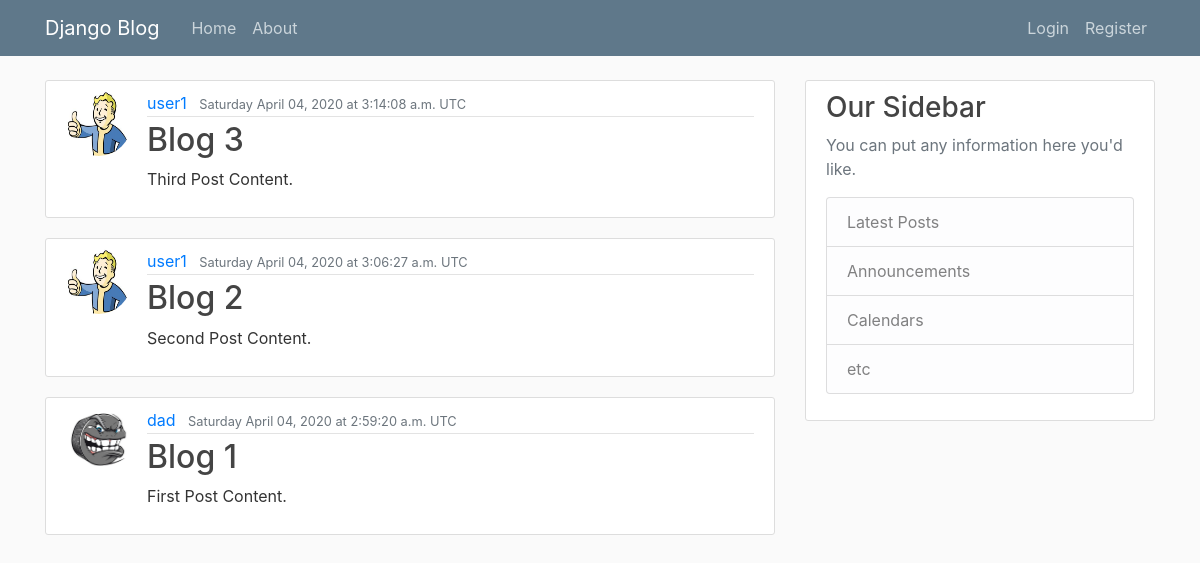
The page /blog/ on the database as committed earlier.
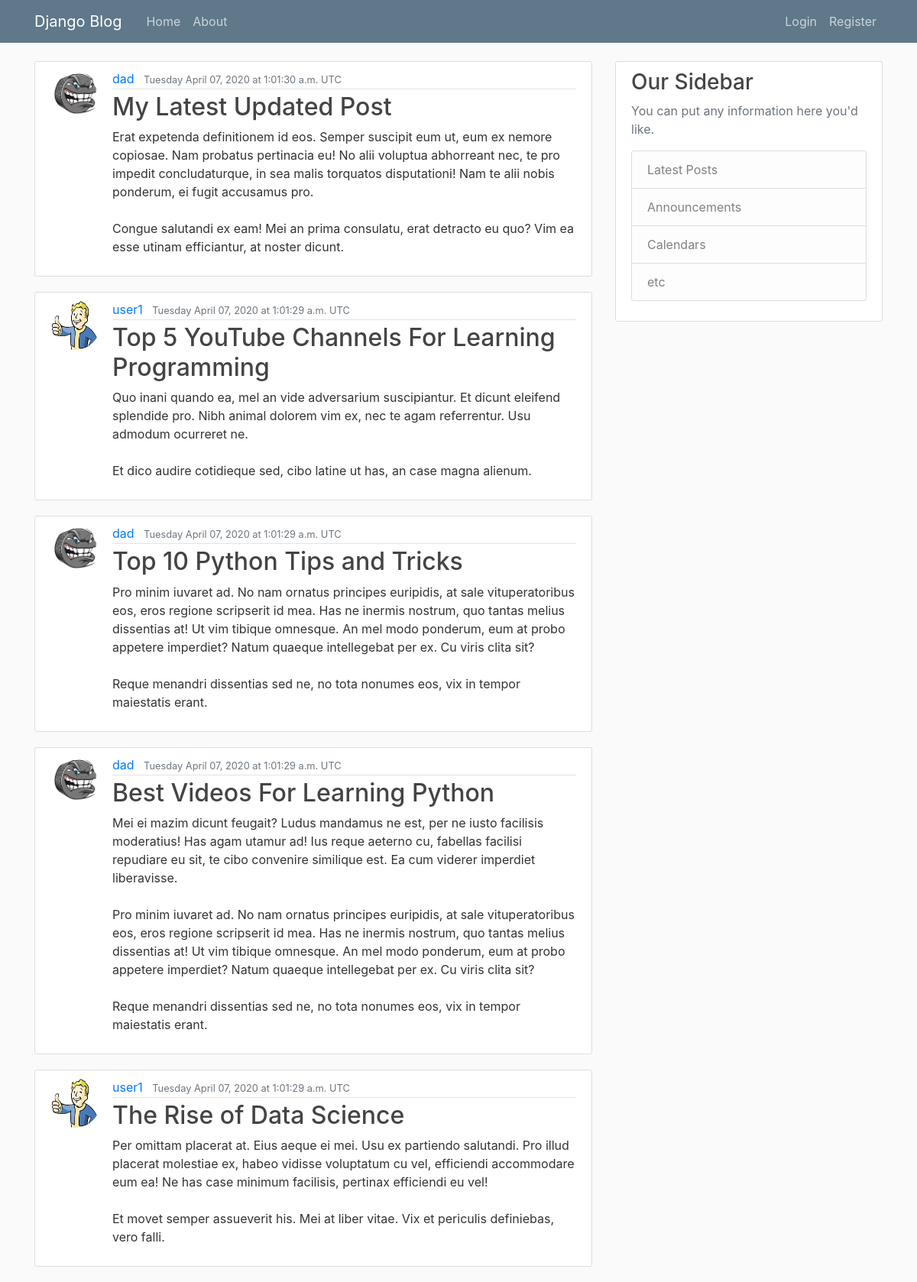
The same page on the database as committed later.
### blog/models.py (models this page shows, shortened)
class Post(models.Model):
    title = models.CharField(max_length=100)
    content = models.TextField()
    created = models.DateTimeField(auto_now_add=True) # default=timezone.now
    posted = models.DateTimeField(default=timezone.now)
    updated = models.DateTimeField(auto_now=True)
    author = models.ForeignKey(User, on_delete=models.CASCADE)

### users/models.py (models this page shows, shortened)
class Profile(models.Model):
    user = models.OneToOneField(User, on_delete=models.CASCADE)
    image = models.ImageField(default="default.jpg", upload_to="images")

### blog/views.py (the view)
# urls.py: path("", PostListView.as_view(), name="blog-home"),
class PostListView(ListView):
    model = Post
    template_name = "blog/home.html"
    context_object_name = "posts"
    ordering = ["-posted"]
    paginate_by = 5

### blog/templates/blog/home.html
{% extends "blog/base.html" %}
{% block content %}
{% for post in posts %}
<article class="media content-section">
    <img class="rounded-circle article-img" src="{{ post.author.profile.image.url }}">
    <div class="media-body">
        <div class="article-metadata">
            <a class="mr-2" href="#">{{ post.author }}</a>
            <small class="text-muted">{{ post.posted|date:"l F d, Y" }} at {{ post.posted|time:"g:i:s a T" }}</small>
        </div>
        <h2><a class="article-title" href="{% url 'post-detail' post.id %}">{{ post.title }}</a></h2>
        <p class="article-content">{{ post.content }}</p>
    </div>
</article>
{% endfor %}
{% endblock content %}

Rows that differ between the two databases and show on the page:
no longer on this page (row unchanged): Post: author.profile.image (picture), author "user1", posted "Saturday April 04, 2020", posted "3:14:08 a.m. UTC", title "Blog 3", content "Third Post Content."
no longer on this page (row unchanged): Post: author.profile.image (picture), author "user1", posted "Saturday April 04, 2020", posted "3:06:27 a.m. UTC", title "Blog 2", content "Second Post Content."
no longer on this page (row unchanged): Post: author.profile.image (picture), author "dad", posted "Saturday April 04, 2020", posted "2:59:20 a.m. UTC", title "Blog 1", content "First Post Content."
added Post: author.profile.image (picture), author "dad", posted "Tuesday April 07, 2020", posted "1:01:30 a.m. UTC", title "My Latest Updated Post", content "Erat expetenda definitionem id eos. Semper suscipit eum ut, eum ex nemore copiosae. Nam probatus pertinacia eu! No alii voluptua abhorreant nec, te pro impedit concludaturque, in sea malis torquatos disputationi! Nam te alii nobis ponderum, ei fugit accusamus pro. Congue salutandi ex eam! Mei an prima consulatu, erat detracto eu quo? Vim ea esse utinam efficiantur, at noster dicunt."
added Post: author.profile.image (picture), author "user1", posted "Tuesday April 07, 2020", posted "1:01:29 a.m. UTC", title "Top 5 YouTube Channels For Learning Programming", content "Quo inani quando ea, mel an vide adversarium suscipiantur. Et dicunt eleifend splendide pro. Nibh animal dolorem vim ex, nec te agam referrentur. Usu admodum ocurreret ne. Et dico audire cotidieque sed, cibo latine ut has, an case magna alienum."
added Post: author.profile.image (picture), author "dad", posted "Tuesday April 07, 2020", posted "1:01:29 a.m. UTC", title "Top 10 Python Tips and Tricks", content "Pro minim iuvaret ad. No nam ornatus principes euripidis, at sale vituperatoribus eos, eros regione scripserit id mea. Has ne inermis nostrum, quo tantas melius dissentias at! Ut vim tibique omnesque. An mel modo ponderum, eum at probo appetere imperdiet? Natum quaeque intellegebat per ex. Cu viris clita sit? Reque menandri dissentias sed ne, no tota nonumes eos, vix in tempor maiestatis erant."
added Post: author.profile.image (picture), author "dad", posted "Tuesday April 07, 2020", posted "1:01:29 a.m. UTC", title "Best Videos For Learning Python", content "Mei ei mazim dicunt feugait? Ludus mandamus ne est, per ne iusto facilisis moderatius! Has agam utamur ad! Ius reque aeterno cu, fabellas facilisi repudiare eu sit, te cibo convenire similique est. Ea cum viderer imperdiet liberavisse. Pro minim iuvaret ad. No nam ornatus principes euripidis, at sale vituperatoribus eos, eros regione scripserit id mea. Has ne inermis nostrum, quo tantas melius dissentias at! Ut vim tibique omnesque. An mel modo ponderum, eum at probo appetere imperdiet? Natum quaeque intellegebat per ex. Cu viris clita sit? Reque menandri dissentias sed ne, no tota nonumes eos, vix in tempor maiestatis erant."
added Post: author.profile.image (picture), author "user1", posted "Tuesday April 07, 2020", posted "1:01:29 a.m. UTC", title "The Rise of Data Science", content "Per omittam placerat at. Eius aeque ei mei. Usu ex partiendo salutandi. Pro illud placerat molestiae ex, habeo vidisse voluptatum cu vel, efficiendi accommodare eum ea! Ne has case minimum facilisis, pertinax efficiendi eu vel! Et movet semper assueverit his. Mei at liber vitae. Vix et periculis definiebas, vero falli."
